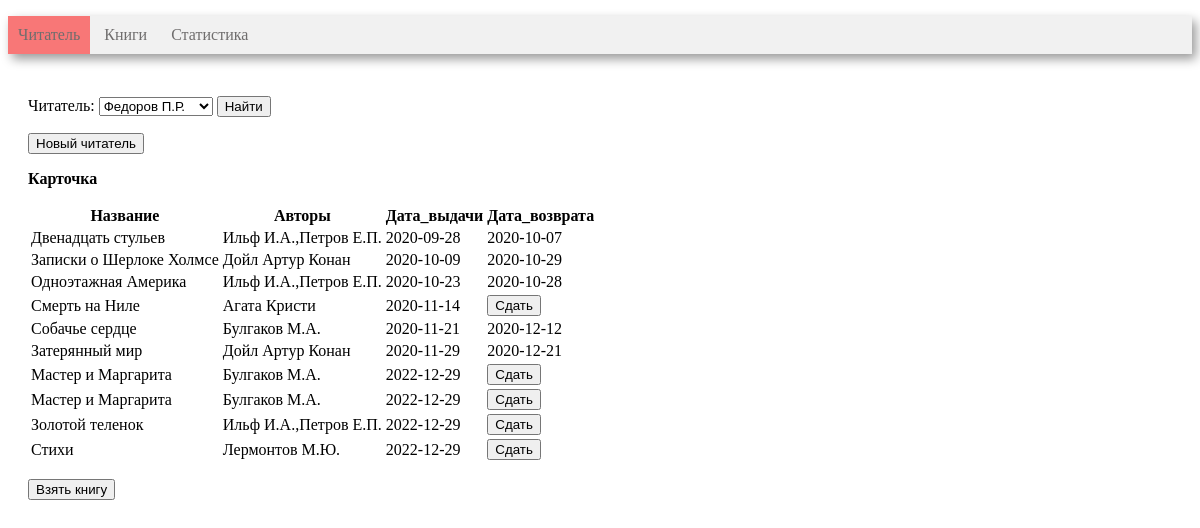
Before: / with the older database file.
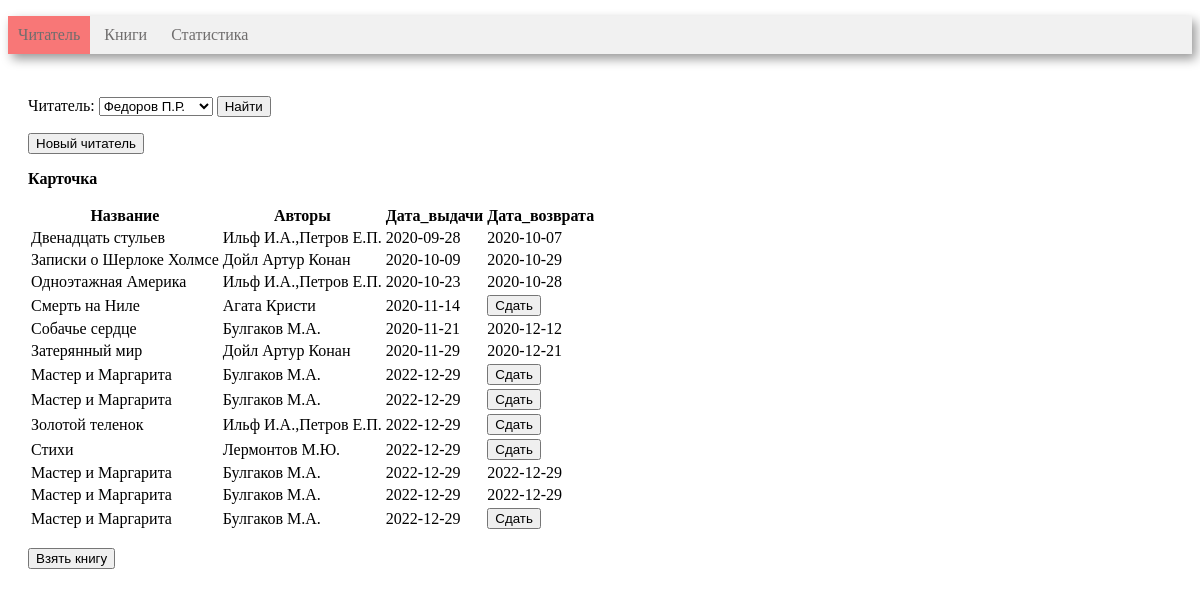
After: the same page with the newer database file.
### tables this page shows
CREATE TABLE reader (
       reader_id INTEGER PRIMARY KEY AUTOINCREMENT,
	   reader_name VARCHAR(30)
);

CREATE TABLE book (
      book_id INTEGER PRIMARY KEY AUTOINCREMENT, 
	  title VARCHAR(80),
      genre_id int, 
      publisher_id INT,
      year_publication INT,
      available_numbers INT, 
      FOREIGN KEY (genre_id)  REFERENCES genre (genre_id) ON DELETE CASCADE,
      FOREIGN KEY (publisher_id)  REFERENCES publisher (publisher_id) ON DELETE CASCADE
);

CREATE TABLE book_reader (
      book_reader_id INTEGER PRIMARY KEY AUTOINCREMENT, 
      book_id int, 
      reader_id INT,
	  borrow_date DATE, 
	  return_date DATE,
      FOREIGN KEY (book_id)  REFERENCES book (book_id) ON DELETE CASCADE,
      FOREIGN KEY (reader_id)  REFERENCES reader (reader_id) ON DELETE CASCADE
);

### controllers/index.py (the view)
@app.route('/', methods=['get'])
def index():
    conn = get_db_connection()
    if request.values.get('reader'):
        reader_id = int(request.values.get('reader'))
        session['reader_id'] = reader_id
    elif request.values.get('submitNewReader'):
        html = render_template('new_reader.html')
        return html
    elif request.values.get('newReaderFio'):
        r_id = get_new_reader(conn, request.values.get('newReaderFio'))
        print(r_id)
        session['reader_id'] = int(r_id)
    elif request.values.get('return'):
        reader_book_id = int(request.values.get('return'))
        print(reader_book_id)
        return_book(conn, reader_book_id)
    elif request.values.get('book'):
        book_id = int(request.values.get('book'))
        borrow_book(conn, book_id, session['reader_id'])
    elif request.values.get('noselect'):
        a = 1
    elif not session.get('reader_id'):
        session['reader_id'] = 3
    df_reader = get_reader(conn)
    df_book_reader = get_book_reader(conn, session['reader_id'])
    html = render_template(
        'index.html',
        reader_id=session['reader_id'],
        combo_box=df_reader,
        book_reader=df_book_reader,
        len=len
    )
    return html

### models/index_model.py (called while the page is built)
def get_reader(conn):
    return pandas.read_sql(
    '''
    SELECT * FROM reader
    ''', conn)

def get_book_reader(conn, reader_id):
    return pandas.read_sql('''
    WITH get_authors( book_id, authors_name)
    AS(
    SELECT book_id, GROUP_CONCAT(author_name)
    FROM author JOIN book_author USING(author_id)
    GROUP BY book_id
    )
    SELECT title AS Название, authors_name AS Авторы,
    borrow_date AS Дата_выдачи, return_date AS Дата_возврата,
    book_reader_id
    FROM
    reader
    JOIN book_reader USING(reader_id)
    JOIN book USING(book_id)
    JOIN get_authors USING(book_id)
    WHERE reader.reader_id = :id
    ORDER BY 3
    ''', conn, params={"id": reader_id})
    return cur.lastrowid

### utils.py (called while the page is built)
def get_db_connection():
    return sqlite3.connect('C:\\Users\\rusbe\\Desktop\\University\\123456\\web-programming\\lab7\\library.sqlite')

### templates/index.html (shortened to what this page needs)
<!DOCTYPE HTML>
<html lang="ru">
<head>
    <link rel="stylesheet" type="text/css" href="/static/CSS/style.css"/>
    {% macro render_readers(combo_box, reader_id, len) %}
        <select name="reader" required>
            {% set n = len(combo_box) %}
            {% for i in range(n) %}
                {% set id_r = combo_box.loc[i, "reader_id"] %}
                {% if id_r == reader_id %}
                    <option selected value={{ id_r }}>
                        {% else %}
                    <option value={{ id_r }}>
                {% endif %}
            {{ combo_box.loc[i, "reader_name"] }}
            </option>
            {% endfor %}
        </select>
    {% endmacro %}
    {% macro render_table(table_name, relation, id) %}
    <p>
        <b>{{ table_name }} </b>
    </p>
    <table>
        <tr>
            {% for name in relation.dtypes.index %}
            {% if name != id %}
            <th>{{ name }}</th>
            {% endif %}
            {% endfor %}
        </tr>
        <tbody>
        {% for i in range(len(relation)) %}
        <tr>
            {% for name in relation.dtypes.index %}
            {% if name != id %}
            <td>
                {% if relation.loc[i, name] == None %}
                <form action='' method="get">
                    <input type="submit" value="Сдать">
                </form>
                {% else %}
                {{ relation.loc[i, name] }}
                {% endif %}
            </td>
            {% endif %}
            {% endfor %}
        </tr>
        {% endfor %}
        </tbody>
    </table>
    {% endmacro %}
</head>
<body>
<div class=menu>
    <ul>
        <li class=active><a href={{ url_for("index") }}>Читатель</a></li>
        <li><a href={{ url_for("search_book") }}>Книги</a></li>
        <li><a href={{ url_for("statistics") }}>Статистика</a></li>
    </ul>
</div>
<div class=block>
    <p>
    <form action='' method="get">
        Читатель:
        {{ render_readers(combo_box, reader_id, len) }}
        <input type="submit" value="Найти">
    </form>
    </p>
    <form action="{{ url_for('index') }}" method="get">
        <input type="submit" name="submitNewReader" value="Новый читатель">
    </form>
    {{ render_table("Карточка",book_reader, "book_reader_id") }}
    <form action={{ url_for('search_book') }} method="get">
        <input type="submit" value="Взять книгу">
    </form>
</div>
</body>
</html>

### static/css/style.css (style rules this page uses)
.menu { background-color: #f1f1f1; box-shadow: 4px 5px 10px rgba(0, 0, 0, 0.4); width: 100%; }
.menu li { display: inline-block; vertical-align: top; padding: 10px; color: #6f6d6d; }
.menu a { text-decoration: none; color: #6f6d6d; }
.menu ul { padding: 0px; }
.active { background-color: #f87777; color: #f8f8f8; }
.block { padding: 10px 20px; }

Changed rows visible on the page:
added book_reader: borrow_date "2022-12-29" "2022-12-29"
added book_reader: borrow_date "2022-12-29" "2022-12-29"
added book_reader: borrow_date "2022-12-29"
Other visible differences:
new list line: "Мастер и Маргарита"
new list line: "Булгаков М.А."
new list line: "Булгаков М.А. Сдать"
